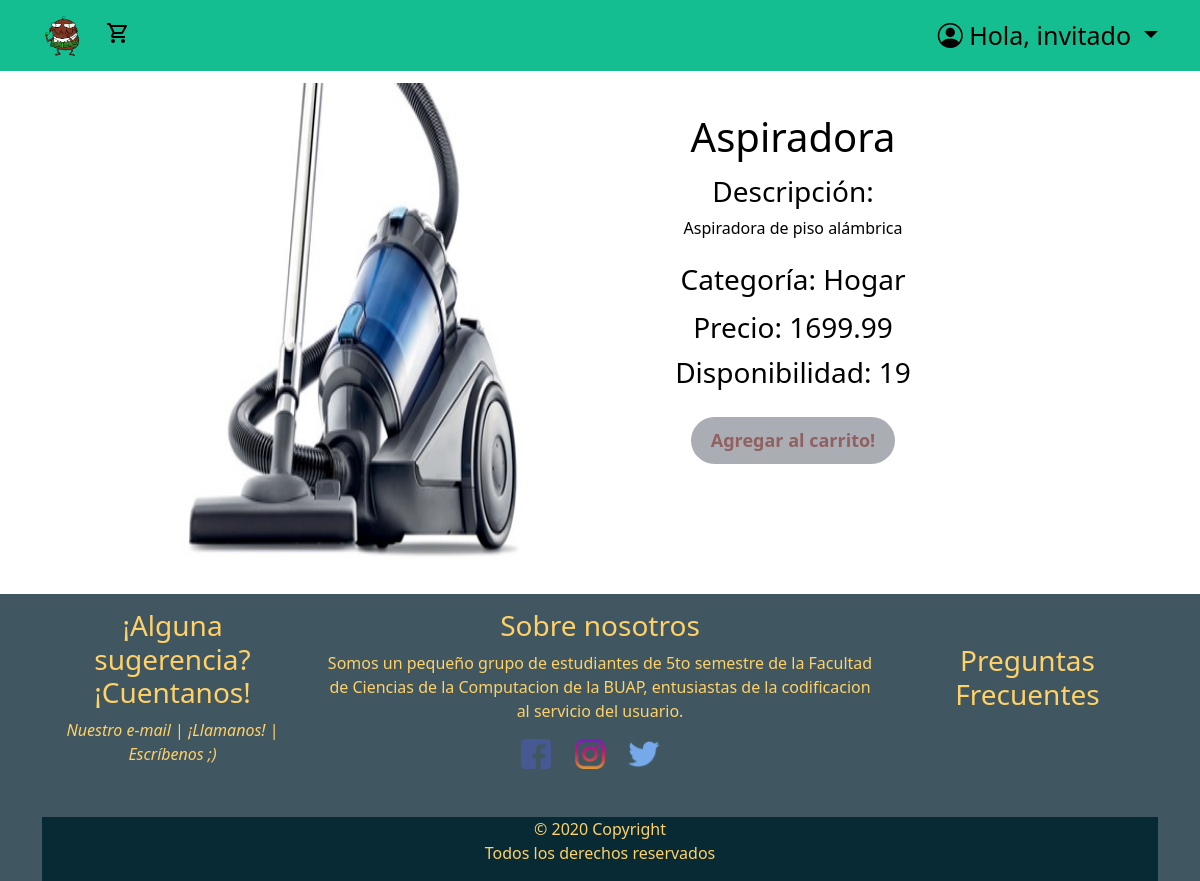
The page /products/stock/8/ on the database as committed earlier.
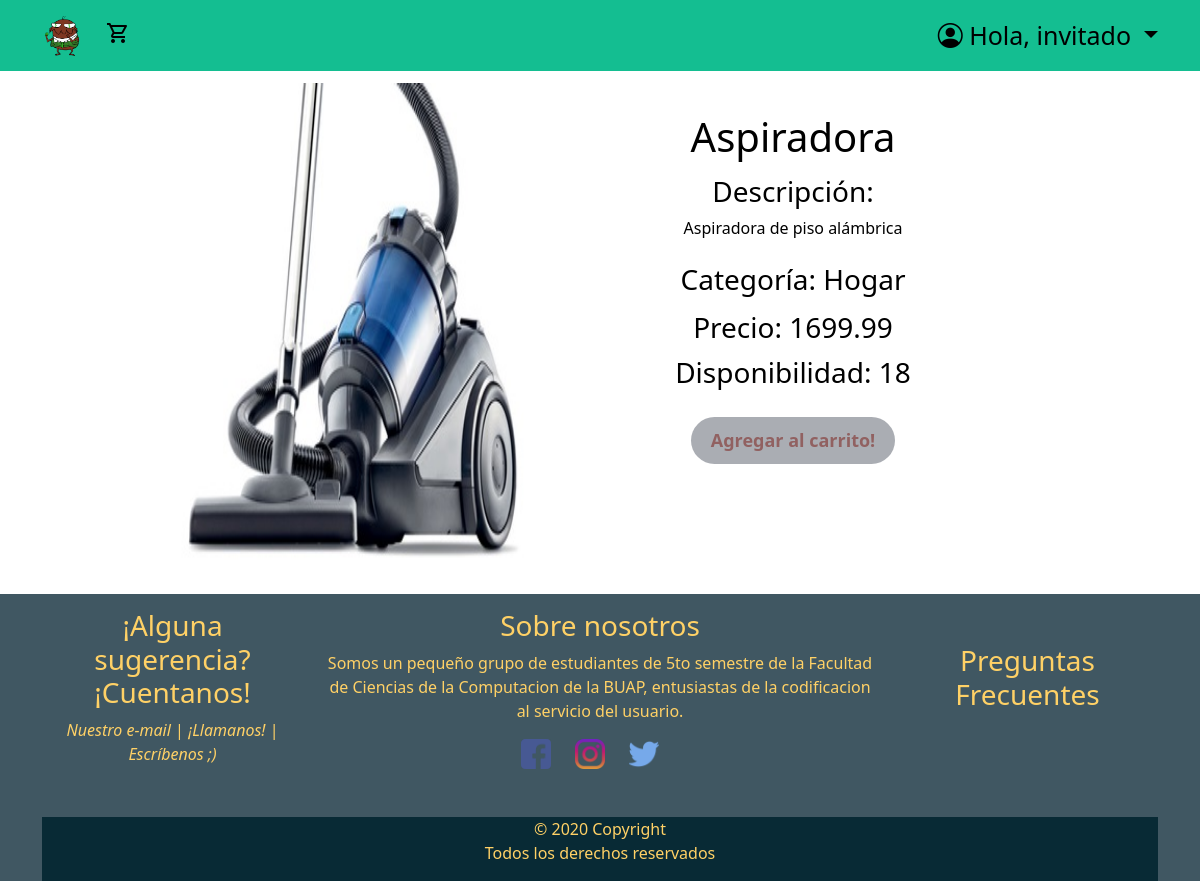
The same page on the database as committed later.
### store/models.py (models this page shows, shortened)
class Product(models.Model):
    productName = models.CharField(max_length=50)
    description = models.CharField(max_length=200)
    category = models.CharField(max_length=50)
    isActive = models.BooleanField(default=True)
    image = models.ImageField()
    objects = models.Manager()
    products = ProductManager()
    seller = models.ForeignKey(User, null=True, on_delete=models.SET_NULL)
    class Meta:
        abstract = True

class StockProduct(Product):
    price = models.FloatField(max_length=50)
    inventory = models.PositiveIntegerField(blank=True,default=1)
    sold = models.PositiveBigIntegerField(default=0)

### store/views.py (the view)
# urls.py: path("stock/<int:id_product>/", views.goToStockProduct, name="stockProductPage"),
def goToStockProduct(request,id_product):
    product = StockProduct.objects.get(id=id_product)
    if product.isActive:
        return render(request, "store/stockProductTemplate.html", {"product" : product})
    else:
        print("No puedes entrar! El usuario decidió que ya no está activo el producto")
        return HttpResponseNotAllowed("Not allowed")

### cart/context_processors.py (called while the page is built)
def cart(request):
    return {'cart':Cart (request)}

### store/templates/store/stockProductTemplate.html (shortened to what this page needs)
{% extends 'core/layout.html' %}
{% load static %}
{% block cssPath %}
<link rel="stylesheet" href="{% static 'store/productTemplate.css' %}"  type="text/css"/>
{% endblock cssPath %}
{% if productFound %}
    {% block body %}
    <div class="infoContainer">
    <div class="row">
        <div class="col-md-3 register-left my-auto">
            <div class="pictures">
                <img src="{{product.image.url}}"  alt="Product Image" width="500" height="500" />
            </div>
        </div>
        <div class="col-md-9 register-right">
            <div class="tab-content" id="myTabContent">
                <div class="tab-pane fade show active" id="home" role="tabpanel" aria-labelledby="home-tab">
                    <div id="littlePadding" class="col">
                            <font style="color:black" align="center">
                            <div class="productDescription">
                                <div class="productName">
                                    <h1>{{ product.productName }}</h1>
                                </div>
                                <div class="description">
                                    <h3>Descripción:</h3>
                                    <p>{{ product.description }}</p>
                                </div>
                                <div class="category">
                                    <h3>Categoría: {{ product.category }} <h3>
                                </div>
                                <div class="price">
                                    <h3>Precio: {{ product.price }} <h3>
                                </div>
                                <div class="inventory">
                                    <h3>Disponibilidad: {{ product.inventory }} <h3>
                                </div>
                                <div class="buy">
                                    <form method="POST" >
                                        <button id="add-button" value={{product.id}} type="submit" name="BidProduct">Agregar al carrito!</button>
                                    </form>
                                </div>
                            </font>
                        </div>
                    </div>
                </div>
            </div>
        </div>
    </div>
    {% endblock body %}
{% else %}
    <h1>Product no encontrado!</h1>
{% endif %}

Rows that differ between the two databases and show on the page:
changed StockProduct "Aspiradora": inventory "19" → "18"
